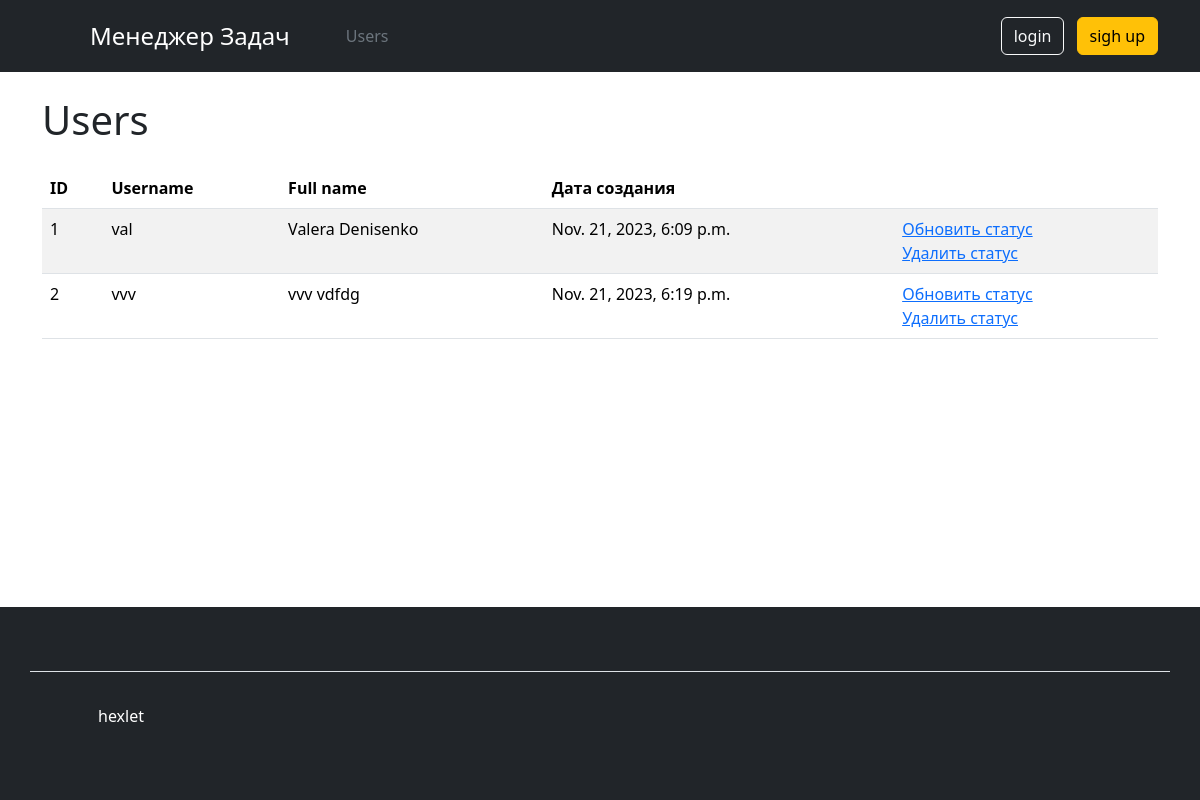
/users/, run on an earlier commit of the app's database.
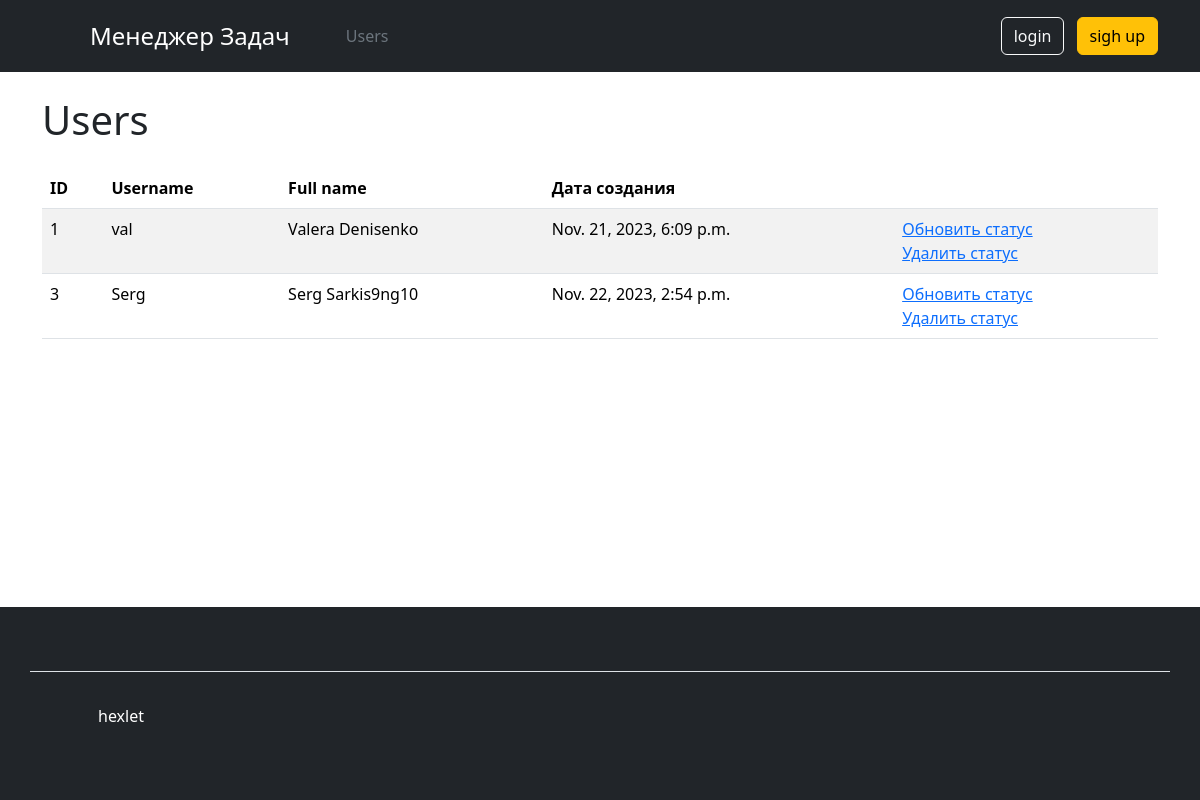
And on a later commit of the database.
### users/models.py (models this page shows)
class User(AbstractUser):
    created_at = models.DateTimeField(auto_now_add=True)
    @property
    def fullname(self):
        return f'{self.first_name} {self.last_name}'

### users/views.py (the view)
# urls.py: path('', views.UsersIndexView.as_view(), name='users_index'),
class UsersIndexView(TemplateView):
    template_name = 'users/all_users.html'
    def get_context_data(self, **kwargs):
        context = super().get_context_data(**kwargs)
        context['users'] = User.objects.all()
        context['logo'] = _('Task Manager')
        context['title'] = _('Task Manager')
        context['current_page'] = 'users_index'
        return context

### users/templates/users/all_users.html
{% extends "base.html" %}
{% load django_bootstrap5 %}
{% load i18n %}
{% block content %}
      <h1 class="my-4">{% trans 'Users' %}</h1>
<table class="table table-striped table-hover">
  <thead>
    <tr>
      <th>ID</th>
      <th>{% trans 'Username' %}</th>
      <th>{% trans 'Full name' %}</th>
      <th>{% trans 'Creation date' %}</th>
      <th></th>
    </tr>
  </thead>
  <tbody>
  {% for user in users %}
      <tr>
        <td>{{ user.id }}</td>
        <td>{{ user.username }}</td>
        <td>{{ user.fullname }}</td>
        <td>{{ user.created_at }}</td>
        <td>
          <a href="{% url 'users:edit_user' pk=user.pk %}" previewlistener="true">{% trans 'Update' %}</a>
          <br>
          <a href="{% url 'users:delete_user' pk=user.pk %}" previewlistener="true">{% trans 'Delete' %}</a>
        </td>
      </tr>
  {% endfor %}
  </tbody>
</table>
{% endblock %}

What changed in the data, as far as the page shows it:
removed User: id "2", username "vvv", fullname "vvv vdfdg", created_at "Nov. 21, 2023, 6:19 p.m."
added User: id "3", username "Serg", fullname "Serg Sarkis9ng10", created_at "Nov. 22, 2023, 2:54 p.m."
